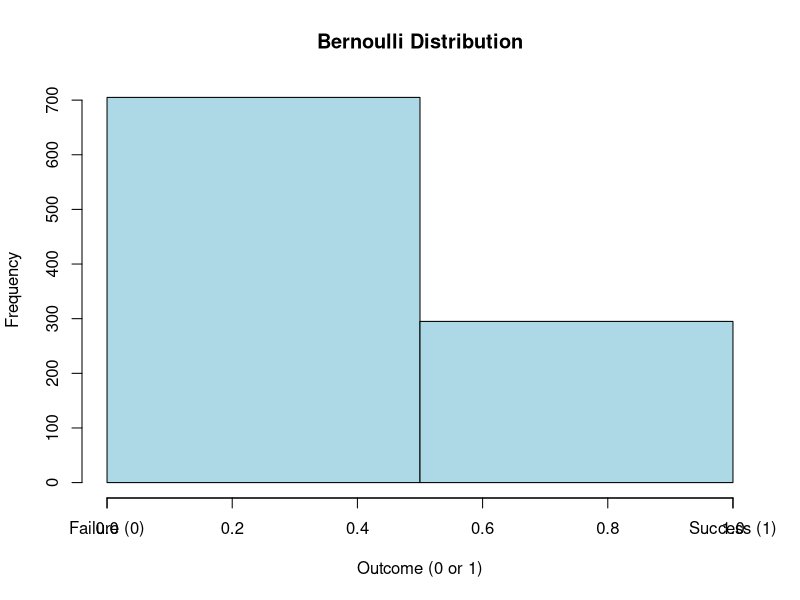
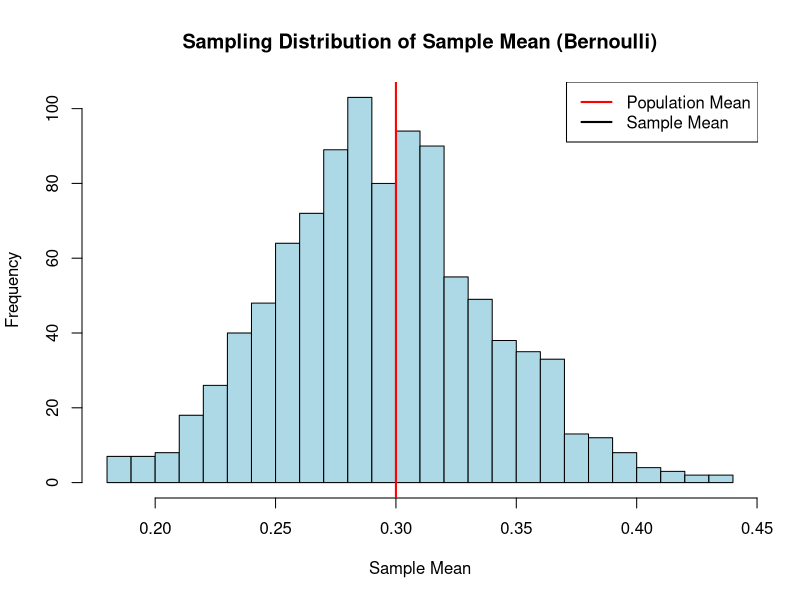

Write the R code that produced these figures, in order.
## ---- chunk 1
knitr::opts_chunk$set(echo = TRUE)
## ---- chunk 2
# Set the seed for reproducibility
set.seed(123)

# Number of trials (sample size)
n <- 1000

# Probability of success (e.g., getting a "1" or "success")
p <- 0.3

# Generate random samples from a Bernoulli distribution
bernoulli_samples <- rbinom(n, size = 1, prob = p)

# Display a histogram to visualize the distribution
hist(bernoulli_samples, breaks = 2, main = "Bernoulli Distribution",
     xlab = "Outcome (0 or 1)", ylab = "Frequency", col = "lightblue")

# Add labels for the two outcomes
axis(1, at = c(0, 1), labels = c("Failure (0)", "Success (1)"))

## ---- chunk 3
# Set the seed for reproducibility
set.seed(123)

# Parameters for the Bernoulli distribution
p <- 0.3  # Probability of success (e.g., getting a "1")

# Number of trials to simulate
num_trials <- 1000

# Number of Bernoulli trials in each sample
sample_size <- 100

# Initialize an empty vector to store sample means
sample_means <- numeric(num_trials)

# Simulate the CLT by repeating the sampling process many times
for (i in 1:num_trials) {
  # Simulate a sample of Bernoulli trials
  sample <- rbinom(sample_size, size = 1, prob = p)
  
  # Calculate the sample mean
  sample_means[i] <- mean(sample)
}

# Plot the sampling distribution of the sample mean
hist(sample_means, breaks = 30, main = "Sampling Distribution of Sample Mean (Bernoulli)",
     xlab = "Sample Mean", ylab = "Frequency", col = "lightblue")

# Add a vertical line at the population mean (expected value)
abline(v = p, col = "red", lwd = 2)

# Add a legend
legend("topright", legend = c("Population Mean", "Sample Mean"), col = c("red", "black"), lwd = 2)

